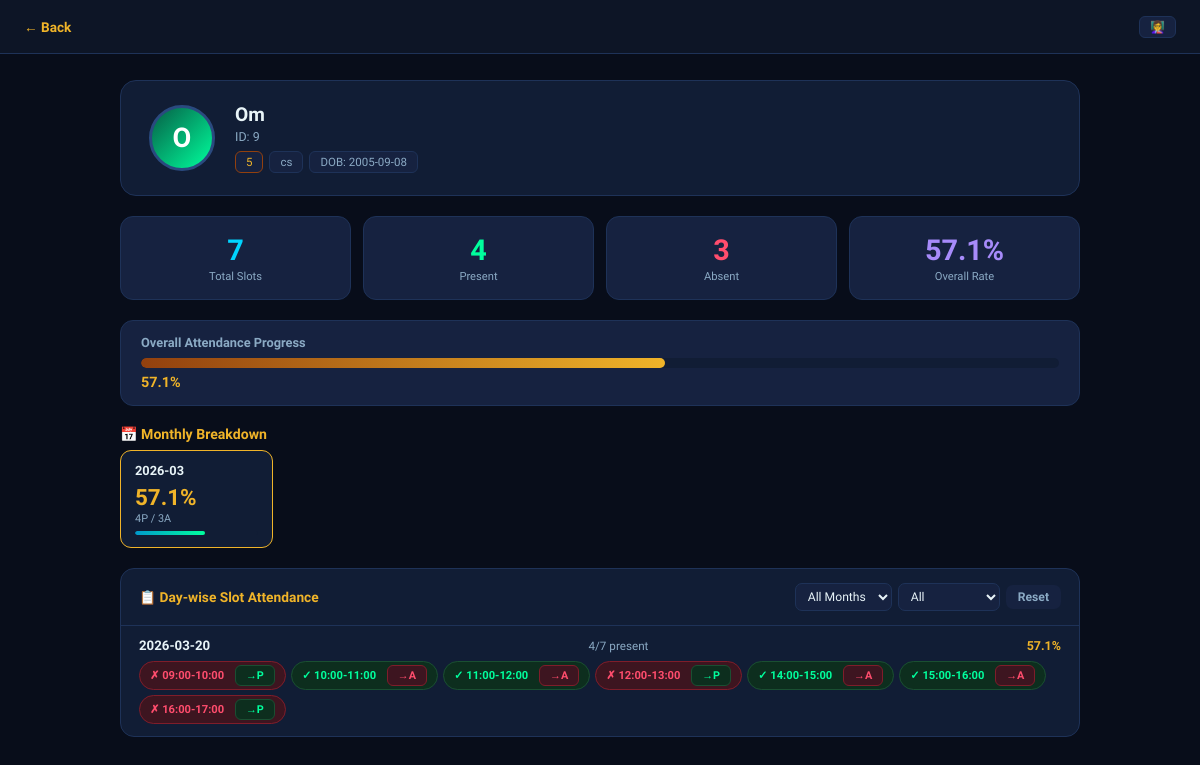
Screenshot of /teacher/student/9 (signed in) with the database file from the repository.
### tables this page shows
CREATE TABLE students (
            id          INTEGER PRIMARY KEY AUTOINCREMENT,
            student_id  TEXT    UNIQUE NOT NULL,
            name        TEXT    NOT NULL,
            encoding    BLOB    NOT NULL,
            registered_at TIMESTAMP DEFAULT CURRENT_TIMESTAMP
        , class_branch TEXT NOT NULL DEFAULT '', dob TEXT NOT NULL DEFAULT '', photo_path TEXT DEFAULT '', class_name TEXT DEFAULT '', branch TEXT DEFAULT '');

CREATE TABLE attendance (
            id          INTEGER PRIMARY KEY AUTOINCREMENT,
            student_id  TEXT    NOT NULL,
            name        TEXT    NOT NULL,
            date        TEXT    NOT NULL,
            time        TEXT    NOT NULL,
            marked_at   TIMESTAMP DEFAULT CURRENT_TIMESTAMP, session TEXT NOT NULL DEFAULT 'Morning', status TEXT NOT NULL DEFAULT 'Present', slot TEXT NOT NULL DEFAULT '', marked_by TEXT DEFAULT 'auto',
            FOREIGN KEY (student_id) REFERENCES students(student_id)
        );

### app.py (the view)
@app.route("/teacher/student/<sid>")
@require_role("teacher", "admin")
def teacher_student_profile(sid):
    student = database.get_student_by_id(sid)
    if not student: return "Student not found", 404
    summary       = database.get_student_summary(sid)
    daily_records = database.get_student_daily_attendance(sid)
    slots         = database.get_slots()
    today         = date.today().strftime("%Y-%m-%d")
    return render_template("teacher/student_profile.html",
        student      = student,
        summary      = summary,
        daily_records= daily_records,
        slots        = slots,
        today        = today,
        teacher_name = session.get("name",""),
        back_url     = url_for("teacher_dashboard") if session.get("role")=="teacher"
                       else url_for("admin_dashboard"))

### app.py (called while the page is built)
def require_role(*roles):
    from functools import wraps
    def decorator(f):
        @wraps(f)
        def wrapped(*args, **kwargs):
            if "role" not in session or session["role"] not in roles:
                if request.headers.get("X-Requested-With") == "XMLHttpRequest" \
                   or request.is_json \
                   or request.method == "POST":
                    return jsonify({"ok": False, "msg": "Session expired. Please log in again."}), 401
                return redirect(url_for("login"))
            return f(*args, **kwargs)
        return wrapped
    return decorator

### database.py (called while the page is built)
def get_connection():
    os.makedirs("data", exist_ok=True)
    conn = sqlite3.connect(DB_PATH)
    conn.row_factory = sqlite3.Row
    return conn

def get_slots() -> list:
    s = get_all_settings()
    from datetime import datetime, timedelta
    fmt   = "%H:%M"
    cur   = datetime.strptime(s.get("day_start","09:00"), fmt)
    end   = datetime.strptime(s.get("day_end","17:00"), fmt)
    b_s   = datetime.strptime(s.get("break_start","13:00"), fmt)
    b_e   = datetime.strptime(s.get("break_end","14:00"), fmt)
    delta = timedelta(minutes=int(s.get("slot_duration","60")))
    slots = []
    while cur < end:
        nxt = min(cur + delta, end)
        if cur >= b_e or nxt <= b_s:
            slots.append({"label": f"{cur.strftime(fmt)}-{nxt.strftime(fmt)}",
                          "start": cur.strftime(fmt), "end": nxt.strftime(fmt)})
        cur = nxt
    return slots

def get_all_slot_labels() -> list:
    return [s["label"] for s in get_slots()]

def get_all_settings():
    conn=get_connection();c=conn.cursor()
    c.execute("SELECT key,value FROM settings")
    r=c.fetchall();conn.close();return {x["key"]:x["value"] for x in r}

def get_student_by_id(sid):
    conn=get_connection();c=conn.cursor()
    c.execute("SELECT student_id,name,class_name,branch,dob,registered_at FROM students WHERE student_id=?",
              (str(sid),))
    r=c.fetchone();conn.close();return dict(r) if r else None

def get_student_attendance(sid) -> list:
    conn=get_connection();c=conn.cursor()
    c.execute("SELECT date,time,slot,status,marked_by FROM attendance WHERE student_id=? ORDER BY date DESC,slot",
              (str(sid),))
    r=c.fetchall();conn.close();return [dict(x) for x in r]

### templates/teacher/student_profile.html (shortened to what this page needs)
<!DOCTYPE html>
<html lang="en">
<head>
<link rel="stylesheet" href="/static/css/shared.css">
</head>
<body>
<div class="topbar2">
  <a href="{{ back_url }}" class="back">← Back</a>
  <span style="background:var(--glass2);border:1px solid var(--border);border-radius:6px;
    padding:3px 10px;font-size:.75rem;color:var(--warning)">👩‍🏫 {{ teacher_name }}</span>
</div>
<div class="container">
  <div class="profile-card">
    <div class="avatar">{{ student.name[0]|upper }}</div>
    <div class="pi">
      <h2>{{ student.name }}</h2>
      <p>ID: {{ student.student_id }}</p>
      <div class="tags">
        {% if student.class_name %}<span class="tag a">{{ student.class_name }}</span>{% endif %}
        {% if student.branch %}<span class="tag">{{ student.branch }}</span>{% endif %}
        <span class="tag">DOB: {{ student.dob or '—' }}</span>
      </div>
    </div>
  </div>
  <div class="stats-row">
    <div class="sc c-cyan"><div class="num">{{ summary.total }}</div><div class="lbl">Total Slots</div></div>
    <div class="sc c-green"><div class="num">{{ summary.present }}</div><div class="lbl">Present</div></div>
    <div class="sc c-red"><div class="num">{{ summary.absent }}</div><div class="lbl">Absent</div></div>
    <div class="sc c-purple"><div class="num">{{ summary.percentage }}%</div><div class="lbl">Overall Rate</div></div>
  </div>
  <div class="pbar-wrap">
    <h3>Overall Attendance Progress</h3>
    <div class="pbar-track">
      <div class="pbar-fill" id="pb" style="width:0%;
        background:{% if summary.percentage >= 75 %}linear-gradient(90deg,var(--accent2),var(--success))
        {% elif summary.percentage >= 50 %}linear-gradient(90deg,#92400e,var(--warning))
        {% else %}linear-gradient(90deg,#7f1d1d,var(--danger)){% endif %}"></div>
    </div>
    <div class="pbar-lbl {% if summary.percentage >= 75 %}pct-good{% elif summary.percentage >= 50 %}pct-warn{% else %}pct-bad{% endif %}">
      {{ summary.percentage }}%
    </div>
  </div>
  {% if summary.monthly %}
  <div class="monthly-section">
    <h2>📅 Monthly Breakdown</h2>
    <div class="monthly-grid">
      {% for month, data in summary.monthly.items()|sort(reverse=true) %}
      <div class="month-card {% if loop.first %}active{% endif %}"
           onclick="filterByMonth('{{ month }}')" id="mc-{{ month }}">
        <div class="month-name">{{ month }}</div>
        <div class="month-pct {% if data.pct >= 75 %}pct-good{% elif data.pct >= 50 %}pct-warn{% else %}pct-bad{% endif %}">
          {{ data.pct }}%
        </div>
        <div class="month-sub">{{ data.present }}P / {{ data.absent }}A</div>
        <div class="mini-track"><div class="mini-fill" style="width:{{ data.pct }}%"></div></div>
      </div>
      {% endfor %}
    </div>
  </div>
  {% endif %}
  <div class="day-section">
    <div class="day-header">
      <h2>📋 Day-wise Slot Attendance</h2>
      <div class="filter-row">
        <select id="f-month" onchange="filterByMonth(this.value)">
          <option value="">All Months</option>
        </select>
        <select id="f-status" onchange="applyFilter()">
          <option value="">All</option>
        </select>
        <button class="fbtn fbtn-s" onclick="resetFilter()">Reset</button>
      </div>
    </div>
    <div id="days-container">
      {% if daily_records %}
        {% for day in daily_records %}
        {% set pct = (day.present / day.total * 100)|round(1) if day.total else 0 %}
        <div class="day-row"
             data-month="{{ day.date[:7] }}"
             data-has-absent="{{ 'true' if day.present < day.total else 'false' }}"
             id="day-{{ day.date }}">
          <div class="day-row-header">
            <span class="day-date">{{ day.date }}</span>
            <span class="day-summary">{{ day.present }}/{{ day.total }} present</span>
            <span class="day-pct {% if pct >= 75 %}pct-good{% elif pct >= 50 %}pct-warn{% else %}pct-bad{% endif %}">
              {{ pct }}%
            </span>
          </div>
          <div class="slot-grid">
            {% for slot_rec in day.slots %}
            {% if slot_rec.status == 'Present' %}
            <div class="slot-chip slot-present">
              ✓ {{ slot_rec.slot }}
              <button class="manual-btn btn-mark-a"
                      onclick="removeAtt('{{ student.student_id }}','{{ day.date }}','{{ slot_rec.slot }}')">
                →A
              </button>
            </div>
            {% elif slot_rec.status == 'Absent' %}
            <div class="slot-chip slot-absent">
              ✗ {{ slot_rec.slot }}
              <button class="manual-btn btn-mark-p"
                      onclick="manualMark('{{ student.student_id }}','{{ day.date }}','{{ slot_rec.slot }}')">
                →P
              </button>
            </div>
            {% endif %}
            {% endfor %}
          </div>
        </div>
        {% endfor %}
      {% else %}
        <div class="empty">📭 No attendance records yet.</div>
      {% endif %}
    </div>
  </div>
</div>
</body>
</html>

### static/css/shared.css (style rules this page uses)
*,*::before,*::after { box-sizing:border-box;margin:0;padding:0 }
:root { --bg:#080d1a;--surface:#0d1526;--glass:#111d35;--glass2:#162240; --border:#1e3258;--border2:#2a4a7f; --accent:#00d4ff;--accent2:#0099cc; --danger:#ff4d6d;--success:#00ff9d;--warning:#f0b429;--purple:#7c3aed; --text:#e8f4f8;--text2:#8baac4;--text3:#4a6885; }
body { font-family:'Sora',sans-serif;background:var(--bg);color:var(--text);display:flex;min-height:100vh; }
.sc { background:var(--glass2);border:1px solid var(--border);border-radius:14px;padding:18px 20px;text-align:center; }
.sc .num { font-size:1.9rem;font-weight:700; }
.sc .lbl { font-size:.72rem;color:var(--text2);margin-top:4px; }
.c-cyan .num { color:var(--accent); }
.c-green .num { color:var(--success); }
.c-purple .num { color:#a78bfa; }
.pbar-wrap { background:var(--glass2);border:1px solid var(--border);border-radius:14px;padding:16px 22px;margin-bottom:20px; }
.pbar-wrap h3 { font-size:.83rem;color:var(--text2);margin-bottom:10px; }
.pbar-track { background:var(--glass);border-radius:99px;height:11px;overflow:hidden; }
.pbar-fill { height:100%;border-radius:99px;background:linear-gradient(90deg,var(--accent2),var(--success)); transition:width 1s cubic-bezier(.4,0,.2,1); }
.pbar-lbl { font-size:.95rem;font-weight:700;color:var(--success);margin-top:7px; }
.mini-fill { height:100%;border-radius:99px;background:linear-gradient(90deg,var(--accent2),var(--success)); }

### rows the page displays
students: name "O", name "Om", student_id "9", class_name "5", branch "cs", dob "2005-09-08"
attendance: date "2026-03-20", present "4", total "7", pct "57.1", slot "09:00-10:00" "12:00-13:00" "16:00-17:00", slot "10:00-11:00"
attendance: slot "11:00-12:00"
attendance: slot "14:00-15:00"
attendance: slot "15:00-16:00"

### other values shown
{{ summary.total }} "7"
{{ summary.present }} "4"
{{ summary.absent }} "3"
{{ summary.percentage }} "57.1"
{{ month }} "2026-03"
{{ data.pct }} "57.1"
{{ data.present }} "4"
{{ data.absent }} "3"
